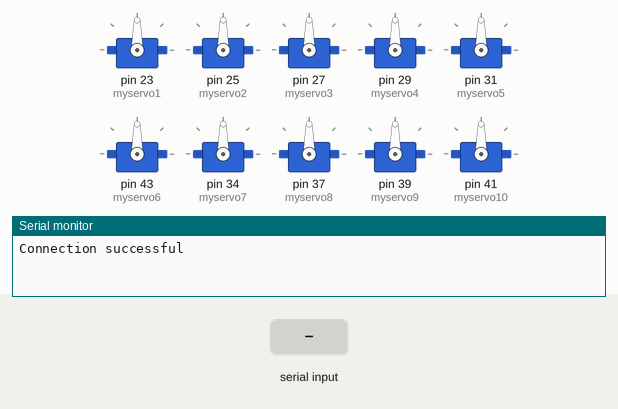
Recording of a sketch running on a simulated Arduino Mega 2560, built with avr-gcc and run on an emulated ATmega2560. Parts: 10 × servo, the last lines printed to the serial monitor. Inputs (shaded band) come from the test bench.

Above: at 4.2 s.
4.3 s: "U" received over Serial
At 4.9 s:
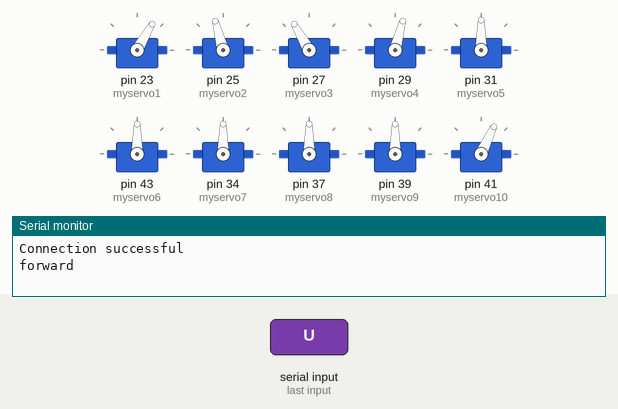
7.3 s: "R" received over Serial
At 11.4 s:
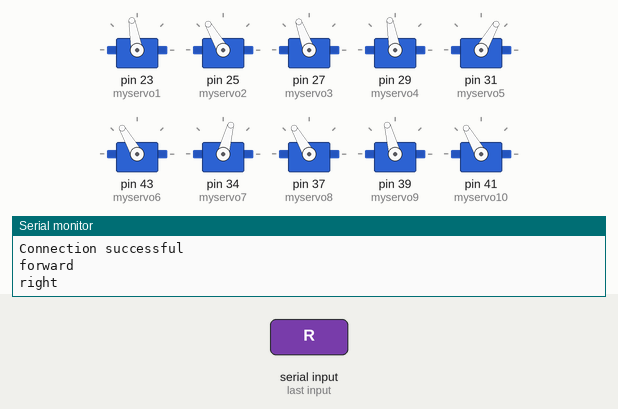
13.3 s: "L" received over Serial
At 16.1 s:
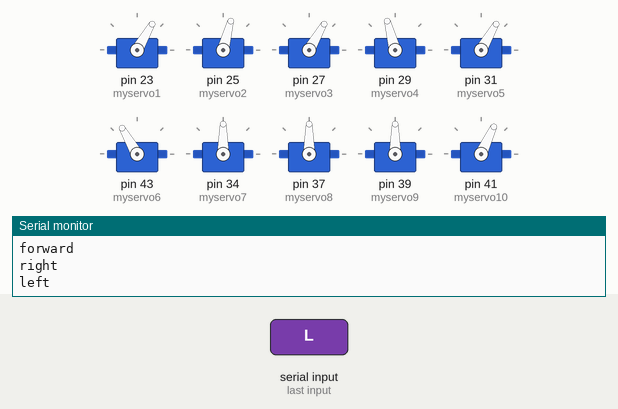
16.3 s: "a" received over Serial
19.3 s: "b" received over Serial
At 19.7 s:
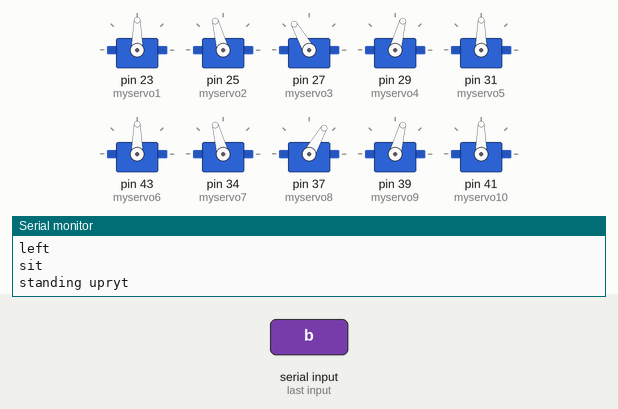
20.8 s: "d" received over Serial
At 27.4 s:
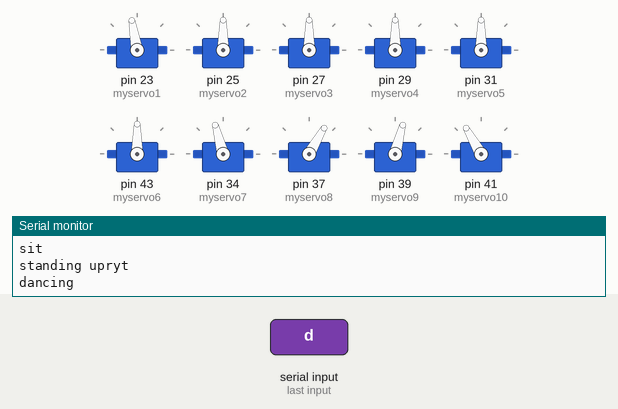
Timing chart, 0 to 30.5 s (numbered marks = the images above; inputs shaded):
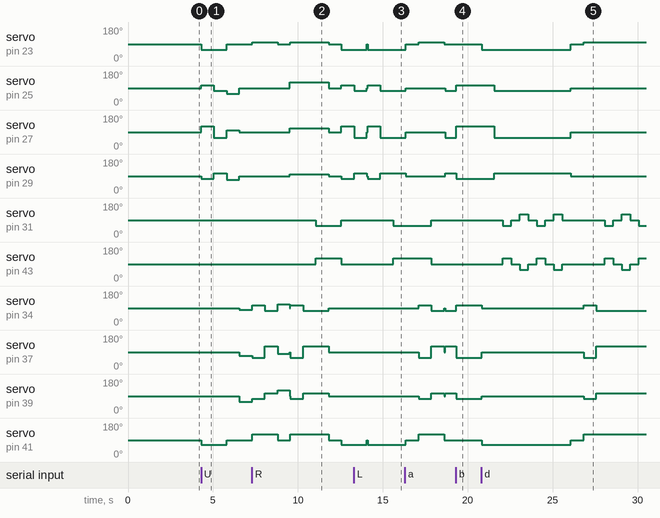

The sketch:

my_bipid.ino
```cpp
#include <Servo.h>
#include <SoftwareSerial.h>

Servo myservo1;
Servo myservo2;
Servo myservo3;
Servo myservo4;
Servo myservo5;
Servo myservo6;
Servo myservo7;
Servo myservo8;
Servo myservo9;
Servo myservo10;

int bluetoothTx=1;
int bluetoothRx=0;
const int offset=40;
int pos=90;

SoftwareSerial bluetooth(bluetoothTx,bluetoothRx);

void setup()
{
  myservo1.write(pos);
  myservo1.attach(23);
  myservo2.write(pos);
  myservo2.attach(25);
  myservo3.write(pos);
  myservo3.attach(27);
  myservo4.write(pos);
  myservo4.attach(29);
  myservo5.write(pos);
  myservo5.attach(31);
  myservo6.write(pos);
  myservo6.attach(43);
  myservo7.write(pos);
  myservo7.attach(34);
  myservo8.write(pos);
  myservo8.attach(37);
  myservo9.write(pos);
  myservo9.attach(39);
  myservo10.write(pos);
  myservo10.attach(41);
  Serial.begin(9600);
  bluetooth.begin(9600);
  Serial.println("Connection successful");
  delay(3000);
}

 void loop()
 {
  if(Serial.available()>=0)
  {
    int data=Serial.read();
    switch(data)
    {
      case 'U':FORWARD();break;
      case 'C':STAND();break;
      case 'L':LEFT();break;
      case 'R':RIGHT();break;
      case 'D':BACK();break;
      case 'a':SIT();break;
      case 'b':UP();break;
      case 'd':DANCE();break;
      default:break;
    }
  }
  delay(50);
 }
 void FORWARD()
 {
  Serial.println("forward");
  {
    myservo1.write(pos-30);
    myservo10.write(pos-25);
    myservo2.write(pos+15);
    myservo3.write(pos+30);
    myservo4.write(pos-15);
    myservo5.write(pos);
    myservo6.write(pos);
    myservo7.write(pos);
    myservo8.write(pos);
    myservo9.write(pos);
  }
  delay(750);
  {
    myservo2.write(pos-15);
    myservo3.write(pos-30);
    myservo4.write(pos+15);
  }
  delay(750);
  {
    myservo4.write(pos-20);
    myservo3.write(pos+10);
    myservo2.write(pos-30);
    myservo1.write(pos);
    myservo10.write(pos);
  }
  delay(750);
  {
    myservo4.write(pos);
    myservo3.write(pos);
    myservo2.write(pos);
    myservo7.write(pos-10);
    myservo8.write(pos-20);
    myservo9.write(pos-30);
  }
  delay(750);
  {
    myservo1.write(pos+10);
    myservo10.write(pos+30);
    myservo9.write(pos-15);
    myservo8.write(pos-30);
    myservo7.write(pos+15);
  }
  delay(750);
  {
    myservo9.write(pos+15);
    myservo8.write(pos+30);
    myservo7.write(pos-15);
  }
  delay(750);
  {
    myservo1.write(pos);
    myservo10.write(pos);
    myservo7.write(pos+20);
    myservo8.write(pos-10);
    myservo9.write(pos+30);
  }
  delay(705);
  {
    myservo7.write(pos);
    myservo8.write(pos);
    myservo9.write(pos);
    myservo4.write(pos+10);
    myservo3.write(pos+20);
    myservo2.write(pos+30);
  }
 }

 void STAND()
 {
  Serial.println("stand");
  {
    myservo1.write(pos);
    myservo2.write(pos);
    myservo3.write(pos);
    myservo4.write(pos);
    myservo5.write(pos);
    myservo6.write(pos);
    myservo7.write(pos);
    myservo8.write(pos);
    myservo9.write(pos);
    myservo10.write(pos);
  }
 }

 void LEFT()
 {
  Serial.println("left");
  {
    myservo1.write(pos-30);
    myservo10.write(pos-25);
    myservo2.write(pos+15);
    myservo3.write(pos+30);
    myservo4.write(pos-15);
    myservo5.write(pos);
    myservo6.write(pos);
    myservo7.write(pos);
    myservo8.write(pos);
    myservo9.write(pos);
  }
  delay(750);
  {
    myservo2.write(pos-15);
    myservo3.write(pos-30);
    myservo4.write(pos+15);
  }
  delay(750);
  {
    myservo5.write(pos-30);
    myservo6.write(pos+30);
  }
  delay(750);
  {
    myservo1.write(pos);
    myservo2.write(pos);
    myservo3.write(pos);
    myservo4.write(pos);
    myservo7.write(pos);
    myservo8.write(pos);
    myservo9.write(pos);
    myservo10.write(pos);
  }
  delay(750);
  {
    myservo1.write(pos+10);
    myservo10.write(pos+30);
    myservo9.write(pos-15);
    myservo8.write(pos-30);
    myservo7.write(pos+15);
  }
  delay(750);
  {
    myservo9.write(pos+15);
    myservo8.write(pos+30);
    myservo7.write(pos-15);
  }
  {
    myservo5.write(pos);
    myservo6.write(pos);
  }
  delay(750);
  {
    myservo1.write(pos);
    myservo2.write(pos);
    myservo3.write(pos);
    myservo4.write(pos);
    myservo5.write(pos);
    myservo6.write(pos);
    myservo7.write(pos);
    myservo8.write(pos);
    myservo9.write(pos);
    myservo10.write(pos);
  }
 }
 void RIGHT()
 {
  Serial.println("right");
  {
    myservo1.write(pos+10);
    myservo10.write(pos+30);
    myservo9.write(pos-15);
    myservo8.write(pos-30);
    myservo7.write(pos+15);
  }
  delay(750);
  {
    myservo9.write(pos+15);
    myservo8.write(pos+30);
    myservo7.write(pos-15);
  }
  delay(750);
  {
    myservo5.write(pos-30);
    myservo6.write(pos+30);
  }
  delay(750);
  {
    myservo1.write(pos);
    myservo2.write(pos);
    myservo3.write(pos);
    myservo4.write(pos);
    myservo7.write(pos);
    myservo8.write(pos);
    myservo9.write(pos);
    myservo10.write(pos);
  }
  delay(750);
  {
    myservo1.write(pos-30);
    myservo10.write(pos-25);
    myservo2.write(pos+15);
    myservo3.write(pos+30);
    myservo4.write(pos-15);
    myservo5.write(pos);
    myservo6.write(pos);
    myservo7.write(pos);
    myservo8.write(pos);
    myservo9.write(pos);
  }
  delay(750);
  {
    myservo2.write(pos-15);
    myservo3.write(pos-30);
    myservo4.write(pos+15);
  }
  delay(750);
  {
    myservo1.write(pos);
    myservo2.write(pos);
    myservo3.write(pos);
    myservo4.write(pos);
    myservo5.write(pos);
    myservo6.write(pos);
    myservo7.write(pos);
    myservo8.write(pos);
    myservo9.write(pos);
    myservo10.write(pos);
  }
 }

 void BACK()
 {
  Serial.println("back");
  {
    myservo1.write(pos-30);
    myservo10.write(pos-25);
    myservo2.write(pos+15);
    myservo3.write(pos+30);
    myservo4.write(pos-15);
    myservo5.write(pos);
    myservo6.write(pos);
    myservo7.write(pos);
    myservo8.write(pos);
    myservo9.write(pos);
  }
  delay(750);
  {
    myservo2.write(pos-15);
    myservo3.write(pos-30);
    myservo4.write(pos+15);
  }
   delay(705);
  {
    myservo7.write(pos);
    myservo8.write(pos);
    myservo9.write(pos);
    myservo4.write(pos+10);
    myservo3.write(pos+20);
    myservo2.write(pos+30);
    myservo1.write(pos);
    myservo10.write(pos);
  }
  delay(750);
  {
    myservo4.write(pos);
    myservo3.write(pos);
    myservo2.write(pos);
    myservo7.write(pos+20);
    myservo8.write(pos-10);
    myservo9.write(pos+30);
  }
  delay(750);
  {
    myservo1.write(pos+10);
    myservo10.write(pos+30);
    myservo9.write(pos-15);
    myservo8.write(pos-30);
    myservo7.write(pos+15);
  }
  delay(750);
  {
    myservo9.write(pos+15);
    myservo8.write(pos+30);
    myservo7.write(pos-15);
  }
  delay(750);
  {
    myservo1.write(pos);
    myservo2.write(pos);
    myservo3.write(pos);
    myservo4.write(pos);
    myservo5.write(pos);
    myservo6.write(pos);
    myservo7.write(pos);
    myservo8.write(pos);
    myservo9.write(pos);
    myservo10.write(pos);
  }
  delay(750);
 }
 void SIT()
 {
  Serial.println("sit");
  {
    myservo2.write(pos-15);
    myservo3.write(pos-30);
    myservo4.write(pos+15);
    myservo9.write(pos+15);
    myservo8.write(pos+30);
    myservo7.write(pos-15);
  }
 }

 void UP()
 {
  Serial.println("standing upryt");
  {
    myservo2.write(pos+15);
    myservo3.write(pos+30);
    myservo4.write(pos-15);
    myservo9.write(pos-15);
    myservo8.write(pos-30);
    myservo7.write(pos+15);
  }
 }


 void DANCE()
 {
  Serial.println("dancing");
  {
     myservo1.write(pos-30);
    myservo10.write(pos-25);
    myservo2.write(pos+15);
    myservo3.write(pos+30);
    myservo4.write(pos-15);
    myservo5.write(pos);
    myservo6.write(pos);
    myservo7.write(pos);
    myservo8.write(pos);
    myservo9.write(pos);
  }
  delay(750);
  {
    myservo2.write(pos-15);
    myservo3.write(pos-30);
    myservo4.write(pos+15);
  }
  delay(500);
  {
    myservo5.write(pos-30);
    myservo6.write(pos+30);
  }
  delay(500);
  {
    myservo5.write(pos);
    myservo6.write(pos);
  }
  delay(500);
  {
    myservo5.write(pos+30);
    myservo6.write(pos-30);
  }
  delay(500);
  {
    myservo5.write(pos);
    myservo6.write(pos);
  }
  delay(500);
  {
    myservo5.write(pos-30);
    myservo6.write(pos+30);
  }
  delay(500);
  {
    myservo5.write(pos);
    myservo6.write(pos);
  }
  delay(500);
  {
    myservo5.write(pos+30);
    myservo6.write(pos-30);
  }
  delay(500);
  {
    myservo5.write(pos);
    myservo6.write(pos);
  }
  delay(500);
  {
    myservo1.write(pos);
    myservo2.write(pos);
    myservo3.write(pos);
    myservo4.write(pos);
    myservo5.write(pos);
    myservo6.write(pos);
    myservo7.write(pos);
    myservo8.write(pos);
    myservo9.write(pos);
    myservo10.write(pos);
  }
  delay(750);
  {
    myservo1.write(pos+10);
    myservo10.write(pos+30);
    myservo9.write(pos-15);
    myservo8.write(pos-30);
    myservo7.write(pos+15);
  }
  delay(750);
  {
    myservo9.write(pos+15);
    myservo8.write(pos+30);
    myservo7.write(pos-15);
  }
  delay(500);
  {
    myservo5.write(pos-30);
    myservo6.write(pos+30);
  }
  delay(500);
  {
    myservo5.write(pos);
    myservo6.write(pos);
  }
  delay(500);
  {
    myservo5.write(pos+30);
    myservo6.write(pos-30);
  }
  delay(500);
  {
    myservo5.write(pos);
    myservo6.write(pos);
  }
  delay(500);
  {
    myservo5.write(pos-30);
    myservo6.write(pos+30);
  }
  delay(500);
  {
    myservo5.write(pos);
    myservo6.write(pos);
  }
  delay(500);
  {
    myservo5.write(pos+30);
    myservo6.write(pos-30);
  }
  delay(500);
  {
    myservo5.write(pos);
    myservo6.write(pos);
  }
  delay(500);
  {
    myservo1.write(pos);
    myservo2.write(pos);
    myservo3.write(pos);
    myservo4.write(pos);
    myservo5.write(pos);
    myservo6.write(pos);
    myservo7.write(pos);
    myservo8.write(pos);
    myservo9.write(pos);
    myservo10.write(pos);
  }
 }
```

Measured:
- after the input at 4.3 s, servo on pin 23 (myservo1): 90° → 60° at once, → 90° 1.5 s later; servo on pin 25 (myservo2): 90° → 105° at once, → 75° 0.75 s later, → 60° 0.75 s later, → 90° 0.75 s later
- after the input at 7.3 s, servo on pin 31 (myservo5): 90° → 60° after 3.8 s, → 90° 1.5 s later; servo on pin 43 (myservo6): 90° → 120° after 3.8 s, → 90° 1.5 s later
- after the input at 13.3 s, servo on pin 31 (myservo5): 90° → 60° after 2.3 s; servo on pin 43 (myservo6): 90° → 120° after 2.3 s
- after the input at 19.3 s, servo on pin 25 (myservo2), servo on pin 34 (myservo7): 75° → 105° at once; servo on pin 27 (myservo3): 60° → 120° at once; servo on pin 29 (myservo4), servo on pin 39 (myservo9): 105° → 75° at once; servo on pin 37 (myservo8): 120° → 60° at once
- after the input at 20.8 s, servo on pin 23 (myservo1): 90° → 60° at once, → 90° 5.3 s later, → 100° 0.75 s later; servo on pin 25 (myservo2): 105° → 75° after 0.77 s, → 90° 4.5 s later
